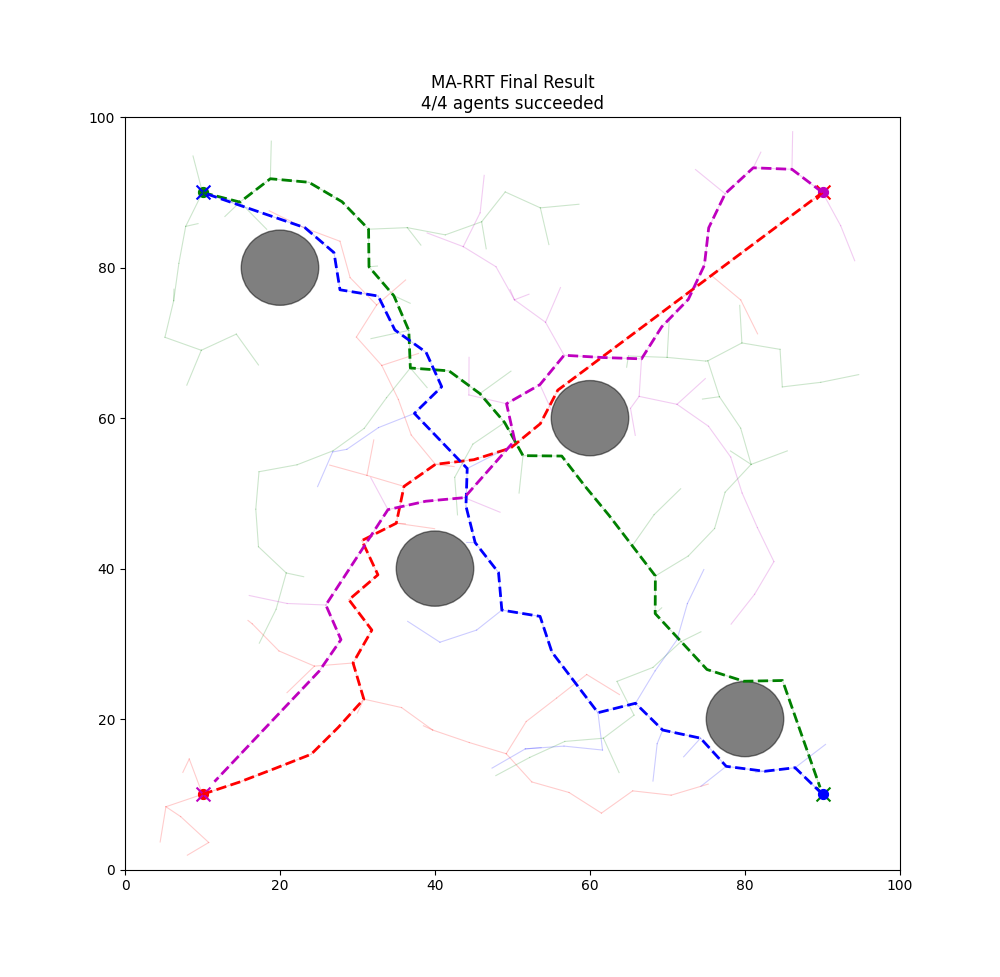

Python code for this plot:
import numpy as np
import matplotlib.pyplot as plt
from scipy.spatial import KDTree
import time

# Environment Parameters
NUM_AGENTS = 4
MAP_SIZE = (100, 100)
START_POSITIONS = [(10, 10), (10, 90), (90, 10), (90, 90)]
GOAL_POSITIONS = [(90, 90), (90, 10), (10, 90), (10, 10)]
OBSTACLES = [(40, 40, 5), (60, 60, 5), (20, 80, 5), (80, 20, 5)]

# Algorithm Parameters
MAX_ITER = 5000
STEP_SIZE = 5
GOAL_RADIUS = 3
MIN_AGENT_DISTANCE = 4
INITIAL_GOAL_BIAS = 0.2
MAX_GOAL_BIAS = 0.5

# Visualization
COLORS = ['r', 'g', 'b', 'm']
VISUALIZE_EVERY = 25
PAUSE_TIME = 0.05


class Node:
    def __init__(self, position, parent=None):
        self.position = position
        self.parent = parent


def is_collision_free(point):
    for (ox, oy, rad) in OBSTACLES:
        if np.linalg.norm(np.array(point) - np.array((ox, oy))) < rad:
            return False
    return True


def is_path_collision_free(start, end):
    points = np.linspace(start, end, num=10)
    return all(is_collision_free(p) for p in points)


def is_agent_collision_free(positions):  # Corrected spelling here
    for i in range(len(positions)):
        for j in range(i + 1, len(positions)):
            if np.linalg.norm(np.array(positions[i]) - np.array(positions[j])) < MIN_AGENT_DISTANCE:
                return False
    return True


def random_point(i, bias):
    if np.random.random() < bias:
        return GOAL_POSITIONS[i]
    return (np.random.uniform(0, MAP_SIZE[0]), np.random.uniform(0, MAP_SIZE[1]))


def nearest_node(tree, point):
    positions = [node.position for node in tree]
    kdtree = KDTree(positions)
    _, idx = kdtree.query(point)
    return tree[idx]


def steer(from_point, to_point, step_size):
    direction = np.array(to_point) - np.array(from_point)
    distance = np.linalg.norm(direction)
    if distance <= step_size:
        return to_point
    return tuple(np.array(from_point) + (direction / distance) * step_size)


def reconstruct_path(tree, goal):
    path = []
    node = nearest_node(tree, goal)
    while node:
        path.append(node.position)
        node = node.parent
    return path[::-1]


def init_visualization():
    plt.figure(figsize=(10, 10))
    plt.xlim(0, MAP_SIZE[0])
    plt.ylim(0, MAP_SIZE[1])
    for (ox, oy, rad) in OBSTACLES:
        plt.gca().add_patch(plt.Circle((ox, oy), rad, color='k', alpha=0.5))
    for i in range(NUM_AGENTS):
        plt.scatter(*START_POSITIONS[i], color=COLORS[i], marker='o', s=100, label=f'Agent {i} Start')
        plt.scatter(*GOAL_POSITIONS[i], color=COLORS[i], marker='x', s=100, label=f'Agent {i} Goal')
    plt.legend()
    plt.title("MA-RRT Initial Setup")
    plt.draw()
    plt.pause(1)


def update_visualization(trees, iteration, goals_reached):
    plt.clf()
    plt.xlim(0, MAP_SIZE[0])
    plt.ylim(0, MAP_SIZE[1])
    plt.title(f"Iteration: {iteration} | Goals Reached: {sum(goals_reached)}/{NUM_AGENTS}")

    for (ox, oy, rad) in OBSTACLES:
        plt.gca().add_patch(plt.Circle((ox, oy), rad, color='k', alpha=0.5))

    for i in range(NUM_AGENTS):
        for node in trees[i]:
            if node.parent:
                plt.plot([node.position[0], node.parent.position[0]],
                         [node.position[1], node.parent.position[1]],
                         color=COLORS[i], alpha=0.2, linewidth=0.8)

        path = reconstruct_path(trees[i], GOAL_POSITIONS[i])
        if len(path) > 1:
            plt.plot(*zip(*path), color=COLORS[i], linewidth=2,
                     linestyle='--' if goals_reached[i] else '-')

        if not goals_reached[i]:
            last_pos = trees[i][-1].position
            plt.scatter(*last_pos, color=COLORS[i], s=50, edgecolors='k')
            plt.text(last_pos[0], last_pos[1], str(i), color='white',
                     ha='center', va='center', fontsize=8,
                     bbox=dict(facecolor=COLORS[i], alpha=0.7, boxstyle='circle'))

    for i in range(NUM_AGENTS):
        plt.scatter(*START_POSITIONS[i], color=COLORS[i], marker='o', s=50)
        plt.scatter(*GOAL_POSITIONS[i], color=COLORS[i], marker='x', s=100)

    plt.draw()
    plt.pause(PAUSE_TIME)


def ma_rrt_parallel_optimized():
    trees = [[Node(start)] for start in START_POSITIONS]
    goals_reached = [False] * NUM_AGENTS
    init_visualization()

    for iteration in range(MAX_ITER):
        current_bias = min(INITIAL_GOAL_BIAS * (1 + iteration / 300), MAX_GOAL_BIAS)
        agent_order = np.random.permutation(NUM_AGENTS)
        new_positions = [None] * NUM_AGENTS

        for i in agent_order:
            if goals_reached[i]:
                continue

            rand_point = random_point(i, current_bias)
            nearest = nearest_node(trees[i], rand_point)
            new_point = steer(nearest.position, rand_point, STEP_SIZE)

            if is_path_collision_free(nearest.position, new_point):
                temp_positions = new_positions.copy()
                temp_positions[i] = new_point

                all_positions = []
                for j in range(NUM_AGENTS):
                    if temp_positions[j] is not None:
                        all_positions.append(temp_positions[j])
                    elif goals_reached[j]:
                        all_positions.append(GOAL_POSITIONS[j])
                    else:
                        all_positions.append(trees[j][-1].position)

                if is_agent_collision_free(all_positions):  # Now using correctly spelled function
                    new_positions[i] = new_point

        for i in range(NUM_AGENTS):
            if new_positions[i] is not None:
                trees[i].append(Node(new_positions[i], nearest_node(trees[i], new_positions[i])))

                if np.linalg.norm(np.array(new_positions[i]) - np.array(GOAL_POSITIONS[i])) < GOAL_RADIUS:
                    goals_reached[i] = True
                    print(f"Agent {i} reached goal at iteration {iteration}")

        if iteration % VISUALIZE_EVERY == 0 or all(goals_reached):
            update_visualization(trees, iteration, goals_reached)
            if all(goals_reached):
                break

    print("\n=== Final Results ===")
    for i in range(NUM_AGENTS):
        status = "SUCCESS" if goals_reached[i] else "FAILED"
        print(f"Agent {i}: {status} (Path length: {len(trees[i])})")

    plt.title(f"MA-RRT Final Result\n{sum(goals_reached)}/{NUM_AGENTS} agents succeeded")
    plt.show()
    return trees


# Run the optimized algorithm
final_trees = ma_rrt_parallel_optimized()
